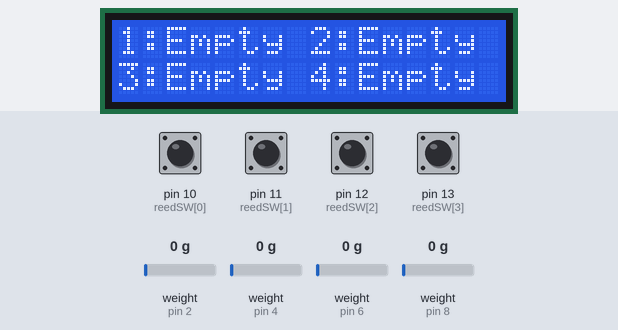
This sketch was run on a simulated Arduino Uno, built with avr-gcc and run on an emulated ATmega328P. Parts: 16×2 character LCD. The inputs (shaded band) are chosen by the test bench; at power-on: pin 10 (reedSW[0]), pin 11 (reedSW[1]), pin 12 (reedSW[2]), pin 13 (reedSW[3]) HIGH, weight on the scale (sensors on pin 2, pin 4, pin 6, pin 8) 0 g. What the sketch prints to the serial monitor is not drawn.

Above: at 5.7 s.
5.8 s: weight on the scale (sensor on pin 2) set to 1250 g
At 7.7 s:
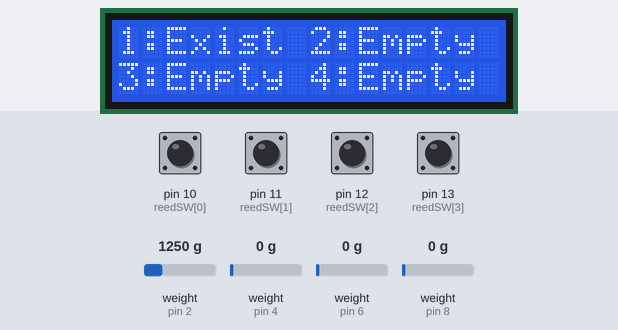
8.0 s: weight on the scale (sensor on pin 4) set to 1250 g
At 9.2 s:
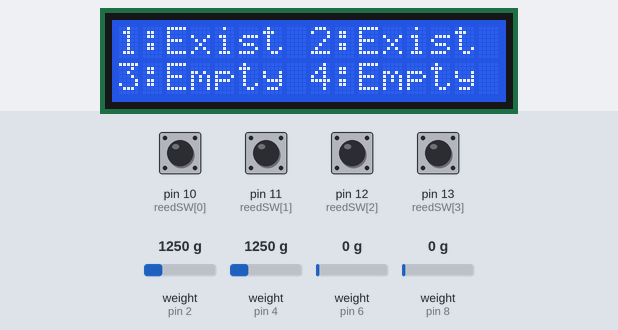
10.2 s: weight on the scale (sensor on pin 6) set to 1250 g
At 11.6 s:
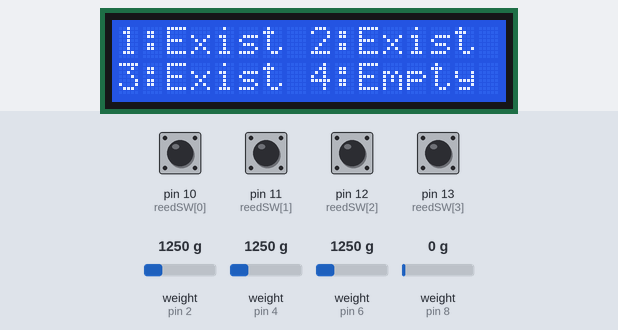
12.3 s: weight on the scale (sensor on pin 8) set to 1250 g
At 13.6 s:
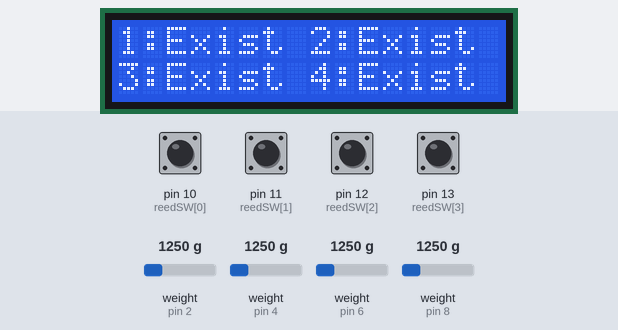
13.9 s: pin 10 (reedSW[0]) pulled LOW for 0.65 s
At 14.9 s:
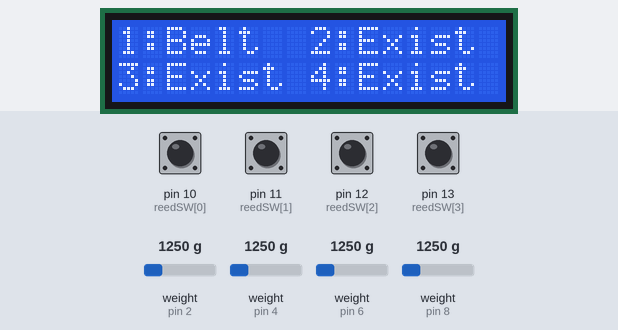
16.5 s: pin 11 (reedSW[1]) pulled LOW for 0.65 s
At 17.5 s:
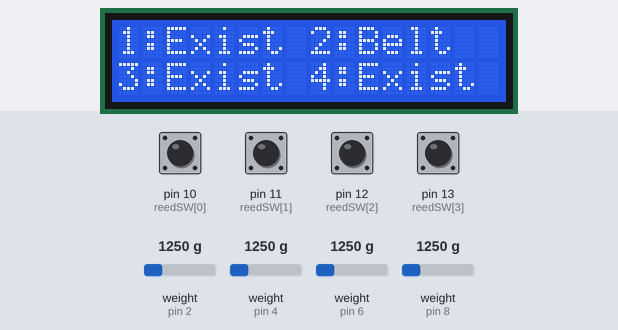
Timing chart, 0 to 19.5 s (numbered marks = the images above; inputs shaded):
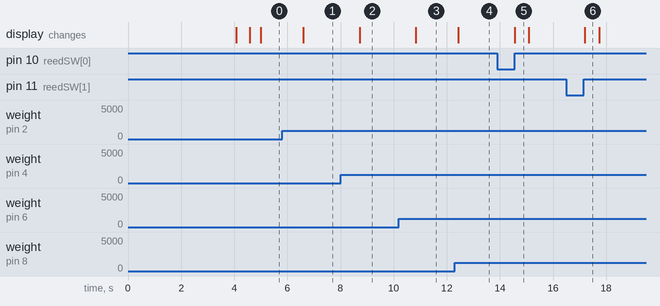

The sketch:

seatbelt.ino
```cpp
#include <Wire.h>
#include <LiquidCrystal_I2C.h>
#include "HX711.h"

LiquidCrystal_I2C lcd(0x27, 16, 2);

const float PRESS = 100.0; // 로드센서의 임계값. 이 값을 넘으면 사람이 있음을 의미함
const int reedSW[4] = { 10, 11, 12, 13 }; //벨트를 채우면 1 안채우면 0
int reedValue_curr[4] = { // 리드스위치
  0,
};

char _String[4][7] = { "Empty", "Exist", "Gone ", "Belt " };
char tx_data[6] = {'M', 'E', 'G', 'B'};

HX711 scale[4];

float Weight[4] = {
  0.0,
};

uint8_t currentState[4] = {
  0,
};

char dispString[30] = {
  0x00,
};


void setup() {
  Serial.begin(115200);

  scale[0].begin(2, 3);
  scale[1].begin(4, 5);
  scale[2].begin(6, 7);
  scale[3].begin(8, 9);

  for (int i = 0; i < 4 ; i++ )
  {
    scale[i].set_scale(2280.f); // this value is obtained by calibrating the scale with known weights; see the README for details
    scale[i].tare();
  }

  for (int i = 0; i < 4; i++) {
    pinMode(reedSW[i], INPUT_PULLUP);
  }

  // LCD
  lcd.init();
  lcd.backlight();
  lcd.setCursor(0, 0);
  lcd.print("trust us");
  delay(500);
  lcd.clear();


}

void loop() {

  for (int i = 0; i < 4; i++) {
    reedValue_curr[i] = digitalRead(reedSW[i]);
    Weight[i] = scale[i].get_units();

    //    Serial.print(" i : ");
    //    Serial.print(reedValue_curr[i]);
    //    Serial.print(" ");
    //    Serial.print(Weight[i]);
    //    Serial.print(" ");
  }
  //  Serial.println();


  for (int i = 0; i < 4; i++) {
    if (reedValue_curr[i] && Weight[i] > PRESS ) currentState[i] = 1; //
    else if ( Weight[i] > PRESS ) currentState[i] = 3; //
    else if ( currentState[i] == 0 ) ;
    else {
      currentState[i] = 2;
    }
  }

  sprintf(dispString, "%d:%s %d:%s", 1, _String[currentState[0]], 2, _String[currentState[1]]);
  lcd.setCursor(0, 0);
  lcd.print(dispString);
  sprintf(dispString, "%d:%s %d:%s", 3, _String[currentState[2]], 4, _String[currentState[3]]);
  lcd.setCursor(0, 1);
  lcd.print(dispString);


  Serial.print('1');
  Serial.print( tx_data[currentState[0]]);
  Serial.print('2');
  Serial.print( tx_data[currentState[1]]);
  Serial.print('3');
  Serial.print( tx_data[currentState[2]]);
  Serial.print('4');
  Serial.print( tx_data[currentState[3]]);

  delay(100);
}
```

Measured:
- after the input at 5.8 s, the display: changes after 0.80 s (image 1)
- after the input at 8.0 s, the display: changes after 0.72 s (image 2)
- after the input at 10.2 s, the display: changes after 0.64 s (image 3)
- after the input at 12.3 s, the display: changes after 0.13 s (image 4)
- after the input at 13.9 s, the display: changes after 0.65 s (image 5)
- after the input at 16.5 s, the display: changes after 0.70 s (image 6)
- what the display in image 5 shows lasts 0.5 s, from 14.6 s to 15.1 s
